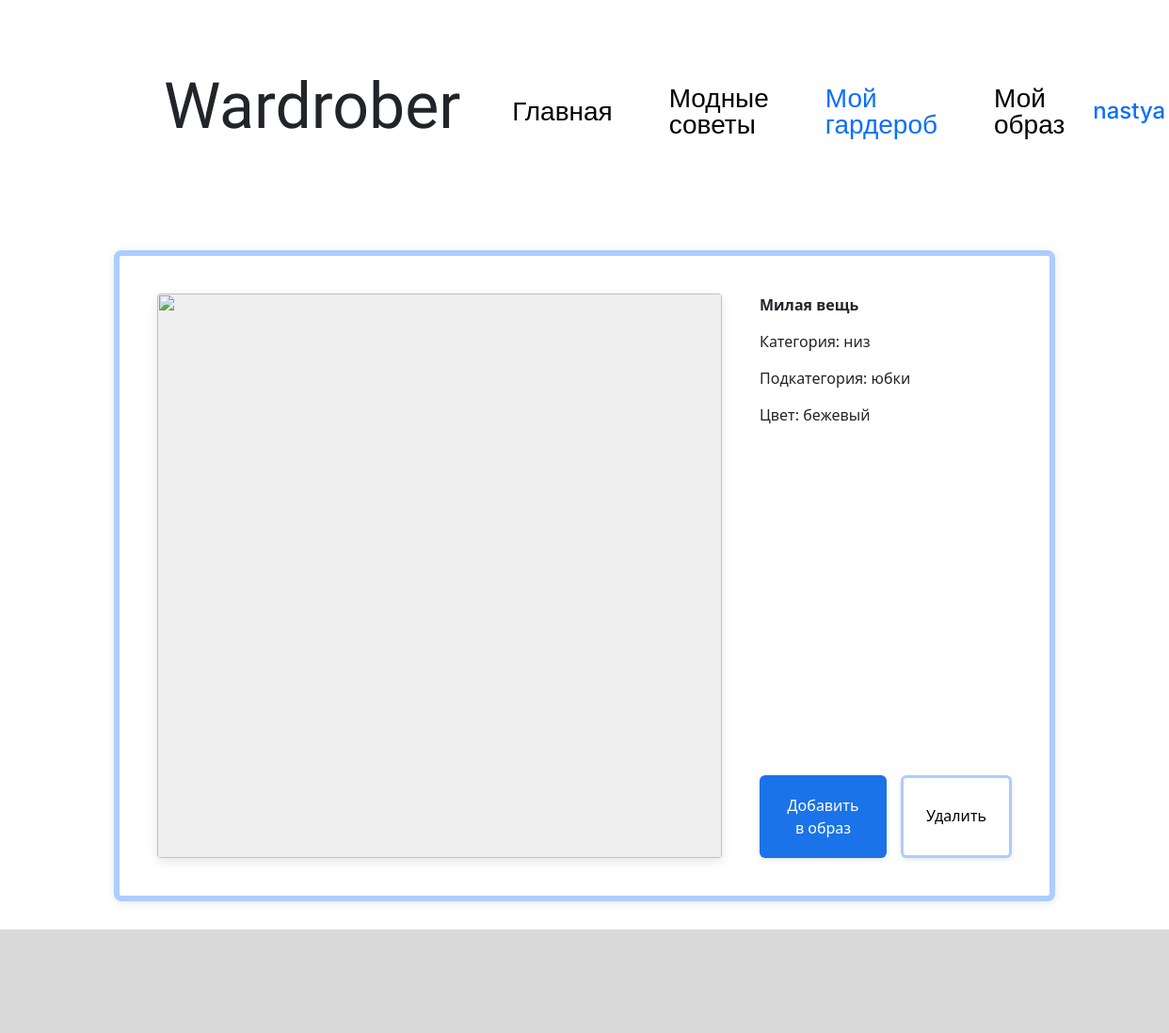
The app's page /wardrobe/card_of_thing/5 (signed in) with its own data.
### data/users.py (models this page shows, shortened)
class User(SqlAlchemyBase, UserMixin, SerializerMixin):
    __tablename__ = 'users'
    id = sqlalchemy.Column(sqlalchemy.Integer,
                           primary_key=True, autoincrement=True)
    name = sqlalchemy.Column(sqlalchemy.String, nullable=True)
    login = sqlalchemy.Column(sqlalchemy.String, nullable=True)
    hashed_password = sqlalchemy.Column(sqlalchemy.String, nullable=True)
    modified_date = sqlalchemy.Column(sqlalchemy.DateTime,
                                      default=datetime.datetime.now)

### data/wardrobe_items.py (models this page shows)
class WardrobeItem(SqlAlchemyBase, SerializerMixin):
    __tablename__ = 'wardrobeitems'
    id = sqlalchemy.Column(sqlalchemy.Integer,
                           primary_key=True, autoincrement=True)
    user_id = sqlalchemy.Column(sqlalchemy.Integer,sqlalchemy.ForeignKey("users.id"))
    img_url = sqlalchemy.Column(sqlalchemy.String, nullable=True)
    name = sqlalchemy.Column(sqlalchemy.String, nullable=True)
    category_id = sqlalchemy.Column(sqlalchemy.Integer)
    subcategory_id = sqlalchemy.Column(sqlalchemy.Integer)
    season = sqlalchemy.Column(sqlalchemy.String)
    color_id = sqlalchemy.Column(sqlalchemy.Integer)
    user = orm.relationship('User')

### tables this page shows
CREATE TABLE categories (id INTEGER PRIMARY KEY NOT NULL, name VARCHAR NOT NULL);

CREATE TABLE subcategories (id INTEGER PRIMARY KEY NOT NULL, name VARCHAR NOT NULL, parent_id NOT NULL REFERENCES categories (id));

CREATE TABLE colors (id INTEGER PRIMARY KEY NOT NULL, name VARCHAR NOT NULL);

### server.py (the view)
@app.route('/wardrobe/card_of_thing/<int:item_id>')
def card_of_thing(item_id):
    db_sess = db_session.create_session()
    query = text(
        f"SELECT name, color_id, category_id, subcategory_id, season, img_url FROM wardrobeitems WHERE id = {item_id}")
    items = db_sess.execute(query).fetchone()
    itt = [items[0]]
    query = text(f"SELECT name FROM colors WHERE id = {items[1]}")
    itt.append(db_sess.execute(query).fetchone()[0].lower())
    query = text(f"SELECT name FROM categories WHERE id = {items[2]}")
    itt.append(db_sess.execute(query).fetchone()[0])
    if items[3] != -1:
        query = text(f"SELECT name FROM subcategories WHERE id = {items[3]}")
        itt.append(db_sess.execute(query).fetchone()[0])
    else:
        itt.append(-1)
    itt.append(items[-2].lower())
    itt.append(items[-1].lower())
    return render_template('card_of_thing.html', path=request.path, item=itt, item_id=item_id)

### data/db_session.py (called while the page is built)
def create_session() -> Session:
    global __factory
    return __factory()

### server.py (called while the page is built)
@login_manager.user_loader
def load_user(user_id):
    db_sess = db_session.create_session()
    return db_sess.query(User).get(user_id)

### templates/card_of_thing.html (shortened to what this page needs)
{% extends "base.html" %}
{% block content %}
{% if current_user.is_authenticated %}
<div class="container_crd_add">
    <img class="item-image_crd_add" src="/static/users_images/{{item[-1]}}"/>
    <div class="content-right_crd_add">
        <div class="item-details_crd_add">
            <p><strong>{{item[0]}}</strong></p>
            {% if item[2] != -1 %}
            <p>Категория: {{item[2]}}</p>
            {% endif %}
            {% if item[3] != -1 %}
            <p>Подкатегория: {{item[3]}}</p>
            {% endif %}
            <p>Цвет: {{item[1]}}</p>
        </div>
        <div class="buttons_crd_add">
            <a href="/add_item_in_look?id={{item_id}}" class="btn_crd_add btn-add_crd_add">Добавить в образ</a>
            <a href="/wardrobe?id={{item_id}}" class="btn_crd_add btn-delete_crd_add">Удалить</a>
        </div>
    </div>
</div>
{% endif %}
{% endblock %}

### templates/base.html (shortened to what this page needs)
<!doctype html>
<html lang="en">
<head>
    <link href="https://cdn.jsdelivr.net/npm/bootstrap@5.3.3/dist/css/bootstrap.min.css"
          rel="stylesheet"
>
    <link rel="stylesheet" type="text/css" href="/static/css/style.css"/>
</head>
<body>
<header>
    <nav>
        <h1 class="main-name">Wardrober</h1>
        {% if path == '/' %}
        <a href="/" class="nav-item" style="color:#0D6EFD;">Главная</a>
        {% else %}
        <a href="/" class="nav-item" style="color:#000000;">Главная</a>
        {% endif %}
        {% if path == '/advices' %}
        <a href="/advices" class="nav-item" style="color:#0D6EFD;">Модные советы</a>
        {% else %}
        <a href="/advices" class="nav-item" style="color:#000000;">Модные советы</a>
        {% endif %}
        {% if 'wardrobe' in path %}
        <a href="/wardrobe" class="nav-item" style="color:#0D6EFD;">Мой гардероб</a>
        {% else %}
        <a href="/wardrobe" class="nav-item" style="color:#000000;">Мой гардероб</a>
        {% endif %}
        {% if path == '/look' %}
        <a href="/look" class="nav-item" style="color:#0D6EFD;">Мой образ</a>
        {% else %}
        <a href="/look" class="nav-item" style="color:#000000;">Мой образ</a>
        {% endif %}
        {% if current_user.is_authenticated %}
        <a id="user-name" href="/logout">{{ current_user.name }}</a>
        {% else %}
        <a href="/login" class="btn btn-primary mybtn">Вход</a>
        {% endif %}
    </nav>
</header>
<main role="main" class="container">
    {% block content %}{% endblock %}
</main>
<div id="bottom"></div>
</body>
</html>

### static/css/style.css (style rules this page uses)
body { display: flex; flex-direction: column; min-height: 100vh; }
.container { margin: 0px 0px 0px 0px; padding: 0px 0px 0px 0px; max-width: 100vw; flex: 1; }
#bottom { background-color: #D9D9D9; margin: 40px, 0, 0, 0; height: 110px; width: 100vw; }
nav { display: flex; justify-content: space-between; align-items: center; margin: 60px 14vw 60px 14vw; }
.main-name { font-family: "Italianno", cursive; font-weight: 400; font-size: 68px; font-style: normal; margin-right: 2vw; }
.nav-item, .mybtn { font-family: "Inter", sans-serif; font-size: 28px; font-weight: 300; font-style: normal; text-decoration: none; margin: 30px; line-height: 100%; }
#user-name { font-family: "Inter", sans-serif; font-size: 24px; font-weight: 500; font-style: normal; text-decoration: none; }
.container_crd_add { max-width: 1000px; padding: 40px; gap: 40px; margin: 30px auto; background-color: #fff; border-radius: 8px; box-shadow: 0 2px 10px rgba(0,0,0,0.1); display: flex; border: 6px solid #ACCDFE }
.item-image_crd_add { width: 600px; height: 600px; object-fit: contain; border-radius: 8px; box-shadow: 0 4px 12px rgba(0,0,0,0.1); transition: transform 0.3s ease; background-color: #eee; display: flex; align-items: center; justify-content: center; border-radius: 4px; color: #999; font-size: 18px; flex-shrink: 0; }
.content-right_crd_add { flex: 1; display: flex; flex-direction: column; }
.item-details_crd_add { margin-bottom: 30px; }
.item-details_crd_add p { margin-bottom: 15px; font-size: 16px; text-align: left; }
.buttons_crd_add { display: flex; gap: 15px; margin-top: auto; }
.btn_crd_add { padding: 10px 20px; border: none; border-radius: 4px; font-size: 16px; cursor: pointer; transition: background-color 0.3s; }
.btn-add_crd_add { display: inline-block; padding: 20px 24px; background-color: #1A73E8; color: white; text-align: center; text-decoration: none; border: none; border-radius: 6px; font-size: 16px; font-weight: 500; cursor: pointer; transition: all 0.3s ease; box-shadow: 0 2px 5px rgba(0,0,0,0.1); }
.btn-delete_crd_add { display: inline-block; flex-wrap: wrap; gap: 10px; padding: 28px 24px; background-color: white; color: white; text-align: center; text-decoration: none; border: 3px solid #ACCDFE; border-radius: 6px; color: black; font-size: 16px; font-weight: 500; cursor: pointer; transition: all 0.3s ease; box-shadow: 0 2px 5px rgba(0,0,0,0.1); }

### records on screen
User: name "nastya"
WardrobeItem: name "Милая вещь"
categories: name "низ"
subcategories: name "юбки"
colors: name "бежевый"
